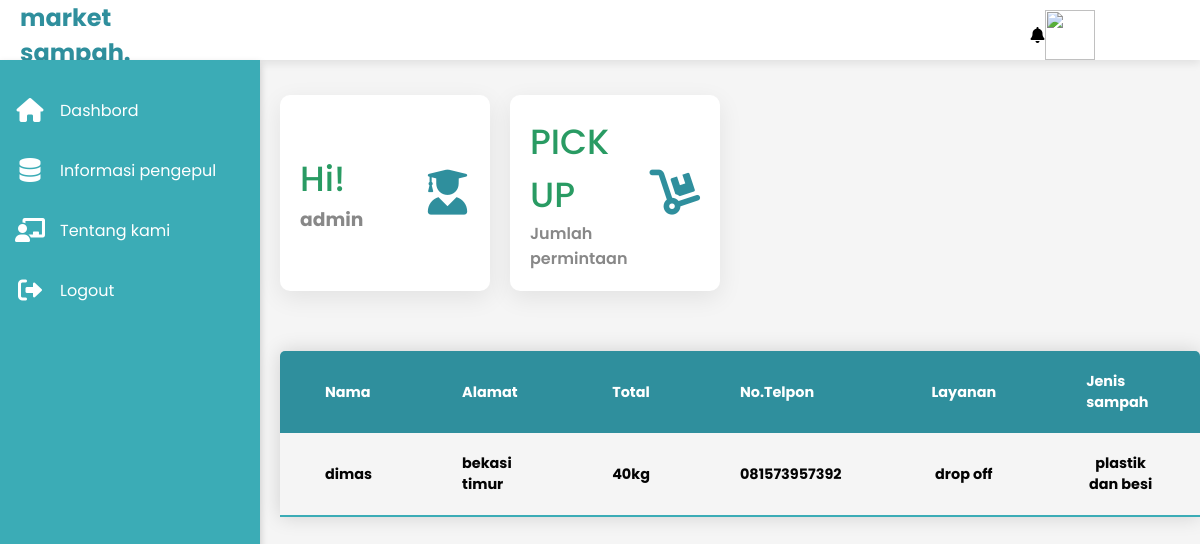
Screenshot of /dropoff_pengepul.php (signed in) with the database file from the repository.
### tables this page shows
CREATE TABLE `data_dropoff_member2` (
  `id` int(11) NOT NULL,
  `nama` varchar(50) NOT NULL,
  `alamat` varchar(50) NOT NULL,
  `total` varchar(50) NOT NULL,
  `no_hp` varchar(12) NOT NULL,
  `layanan` varchar(50) NOT NULL,
  `jenis sampah` varchar(100) NOT NULL
);

### dropoff_pengepul.php (the view, shortened to what this page needs)
<?php
include 'config.php';
$result = mysqli_query($conn, "SELECT * FROM data_dropoff_member2");
?>
<!DOCTYPE html>
<html>
<head>
    <link rel="stylesheet" type="text/css" href="css/member.css">
    <link rel="stylesheet" type="text/css" href="https://cdnjs.cloudflare.com/ajax/libs/font-awesome/6.0.0/css/all.min.css">
</head>
<body>
    <div class="container">
        <div class="topbar">
            <div class="logo">
                <h2>market sampah.</h2>
            </div>
            <i class="fas fa-bell"></i>
            <div class="user">
                <img src="profil.png" alt="">
            </div>
        </div>
        <div class="sidebar">
            <ul>
                <li>
                    <a href="dashpengepul.php">
                        <i class="fa-solid fa-house"></i>
                        <div>Dashbord</div>
                    </a>
                </li>
                <li>
                    <a href="Informasi Pengepul.html">
                        <i class="fa-solid fa-database"></i>
                        <div>Informasi pengepul</div>
                    </a>
                </li>
                <li>
                    <a href="Tentang Kami.html">
                        <i class="fas fa-chalkboard-teacher"></i>
                        <div>Tentang kami</div>
                    </a>
                </li>
                <li>
                    <a href="logout.php">
                        <i class="fa-solid fa-right-from-bracket"></i>
                        <div>Logout</div>
                    </a>
                </li>
            </ul>
        </div>
        <div class="main">
            <div class="cards">
                               <div class="card">
                    <div class="card-content">
                        <div class="number">Hi!</div>
                        <div class="card-name"><?php echo "<h3> " . $_SESSION['username'] . "</h3>"; ?></div>
                    </div>
                    <div class="icon-box">
                        <i class="fas fa-user-graduate"></i>
                    </div>
                </div>
                <div class="card">
                    <div class="card-content">
                        <div class="number">PICK UP</div>
                        <div class="card-name">Jumlah permintaan</div>
                    </div>
                    <div class="icon-box">
                        <i class="fa-solid fa-dolly"></i>
                    </div>
                </div>
            </div>
            <table class="content-table">
              <thead>
                <tr>
                  <th>Nama</th>
                  <th>Alamat</th>
                  <th>Total</th>
                  <th>No.Telpon</th>
                  <th>Layanan</th>
                  <th>Jenis sampah</th>
                </tr>
              </thead>
              <tbody>
                <?php while ($row = mysqli_fetch_assoc($result) ) : ?>
                <tr>
                  <td><?php echo $row ["nama"] ?></td>
                  <td><?php echo $row ["alamat"] ?></td>
                  <td><?php echo $row ["total"] ?></td>
                  <td><?php echo $row ["no_hp"] ?></td>
                  <th><?php echo $row ["layanan"] ?></th>
                  <th><?php echo $row ["jenis sampah"] ?></th>
                </tr>
                <?php endwhile; ?>
              </tbody>
            </table>
        </div>
    </div>
</html>

### css/member.css (style rules this page uses)
* { padding: 0; margin: 0; box-sizing: border-box; font-family: 'poppins', sans-serif; }
.topbar { position: fixed; background-color: #fff; box-shadow: 0 4px 8px 0 rgba(0, 0, 0, 0.08); width: 100%; padding: 0 20px; height: 60px; display: grid; grid-template-columns: 2fr 10fr 0.4fr 1fr; align-items: center; z-index: 1; }
img { position: absolute; top: 0; left: 0; width: 100%; height: 100%; object-fit: cover; }
.logo h2 { color: #2F8F9D; }
.fa-bell { justify-self: right; }
.user { position: relative; width: 50px; height: 50px; justify-self: right; }
.sidebar { position: fixed; top: 60px; width: 260px; height: calc(100% - 60px); background: #3BACB6; overflow-x: hidden; box-shadow: 0 4px 8px 0 rgba(0, 0, 0, 0.2); z-index: 2; }
.sidebar ul { margin-top: 20px; }
.sidebar ul li { width: 100%; list-style: none; }
.sidebar ul li a { width: 100%; text-decoration: none; color: #fff; height: 60px; display: flex; align-items: center; }
.sidebar ul li a i { min-width: 60px; font-size: 24px; text-align: center; }
.main { position: absolute; top: 60px; width: calc(100% - 260px); min-height: calc(100vh - 60px); left: 260px; background: #f5f5f5; }
.cards { width: 100%; padding: 35px 20px; display: grid; grid-template-columns: repeat(4, 1fr); grid-gap: 20px; }
.cards .card { padding: 20px; display: flex; align-items: center; justify-content: space-between; background-color: #fff; border-radius: 10px; box-shadow: 0 7px 25px rgba(0, 0, 0, 0.08); }
.number { font-size: 35px; font-weight: 500; color: #299B63; }
.card-name { color: #888; font-weight: 600; }
.icon-box i { font-size: 45px; color: #2F8F9D; }

### dropoff_pengepul.php (style rules this page uses)
.content-table { border-collapse: collapse; margin: 25px 0; font-size: 0.9em; min-width: 400px; border-radius: 5px 5px 0 0; overflow: hidden; box-shadow: 0 0 20px rgba(0, 0, 0, 0.15); }
.content-table { margin-left: 20px; }
.content-table thead tr { background-color: #2F8F9D; color: #ffffff; text-align: left; font-weight: bold; }
.content-table th, .content-table td { padding: 20px 45px; }
.content-table tbody tr { border-bottom: 1px solid #040404; }
.content-table tbody tr:last-of-type { border-bottom: 2px solid #3BACB6; }
.content-table tbody tr { font-weight: bold; color: #040404; }

### rows the page displays
data_dropoff_member2: nama "dimas", alamat "bekasi timur", total "40kg", no_hp "081573957392", layanan "drop off", jenis sampah "plastik dan besi"

### other values shown
$_SESSION['username'] "admin"
